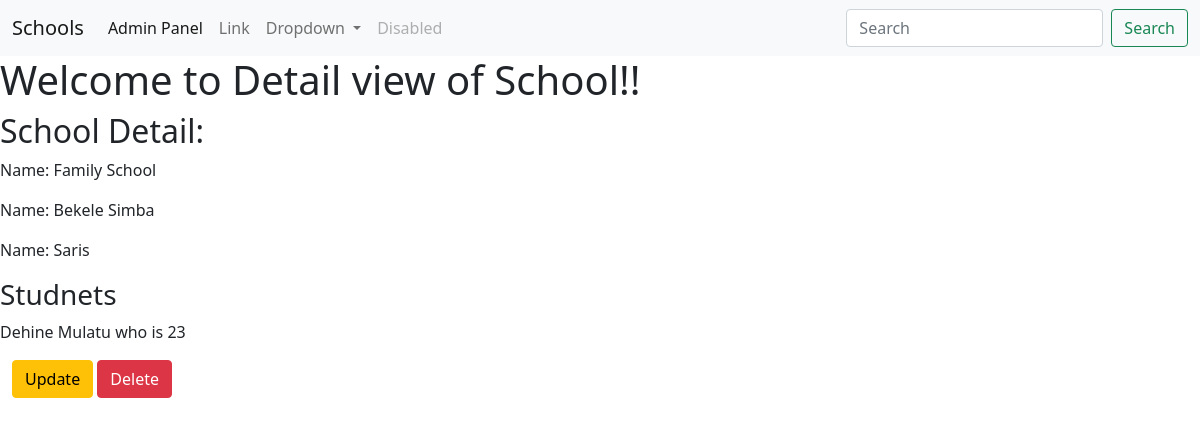
Before: /1/ with the older database file.
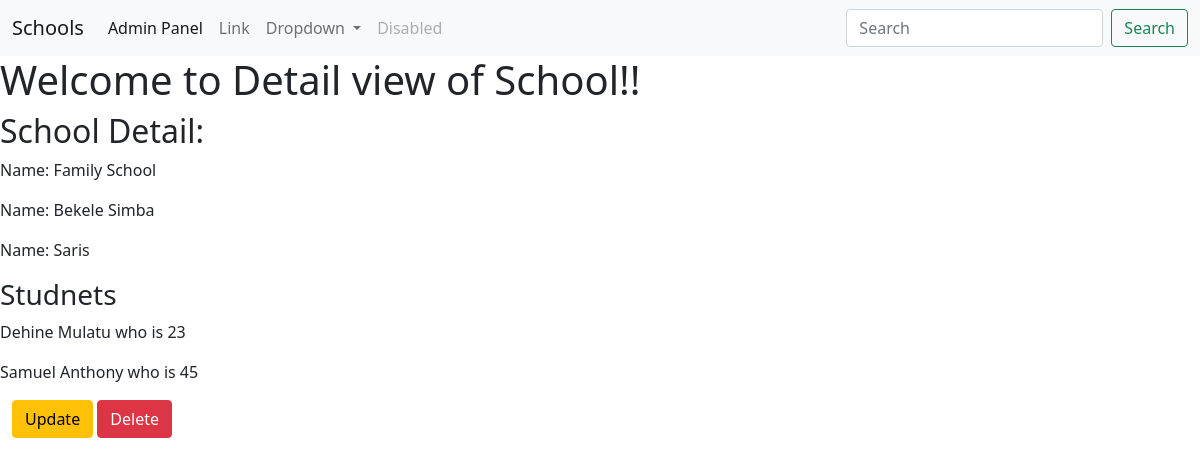
After: the same page with the newer database file.
### basic_app/models.py (models this page shows, shortened)
class Student(models.Model):
    name = models.CharField(max_length=256)
    age = models.PositiveIntegerField()
    school = models.ForeignKey(School,on_delete=models.CASCADE, related_name='students')

### basic_app/views.py (the view)
# urls.py: path('<int:pk>/', views.SchoolDetailView.as_view(), name='school_detail'),
class SchoolDetailView(DetailView):
    context_object_name = 'school_detail'
    model = models.School
    template_name  = 'basic_app/school_detail.html'

### basic_app/templates/basic_app/school_detail.html
{% extends 'basic_app/basic_app_base.html' %}
{% block body_block %}
<div class="'jumbotron">
    <h1>Welcome to Detail view of School!!</h1>
    <h2>School Detail:</h2>
    <p>Name: {{school_detail.name}}</p>
    <p>Name: {{school_detail.principal}}</p>
    <p>Name: {{school_detail.location}}</p>
 <h3>Studnets</h3>
{% for Student in school_detail.students.all %}
<p>{{Student.name}} who is {{Student.age}}</p>
{% endfor %}
</div>
<div class="container-fluid">
<p>
    <a class="btn btn-warning" href="{%url 'basic_app:update' pk=school_detail.pk %}">Update</a>
    <a class="btn btn-danger" href="{% url 'basic_app:delete' pk=school_detail.pk %}">Delete</a>
</p>
</div>
{% endblock %}

Changed rows visible on the page:
added Student: name "Samuel Anthony", age "45"
